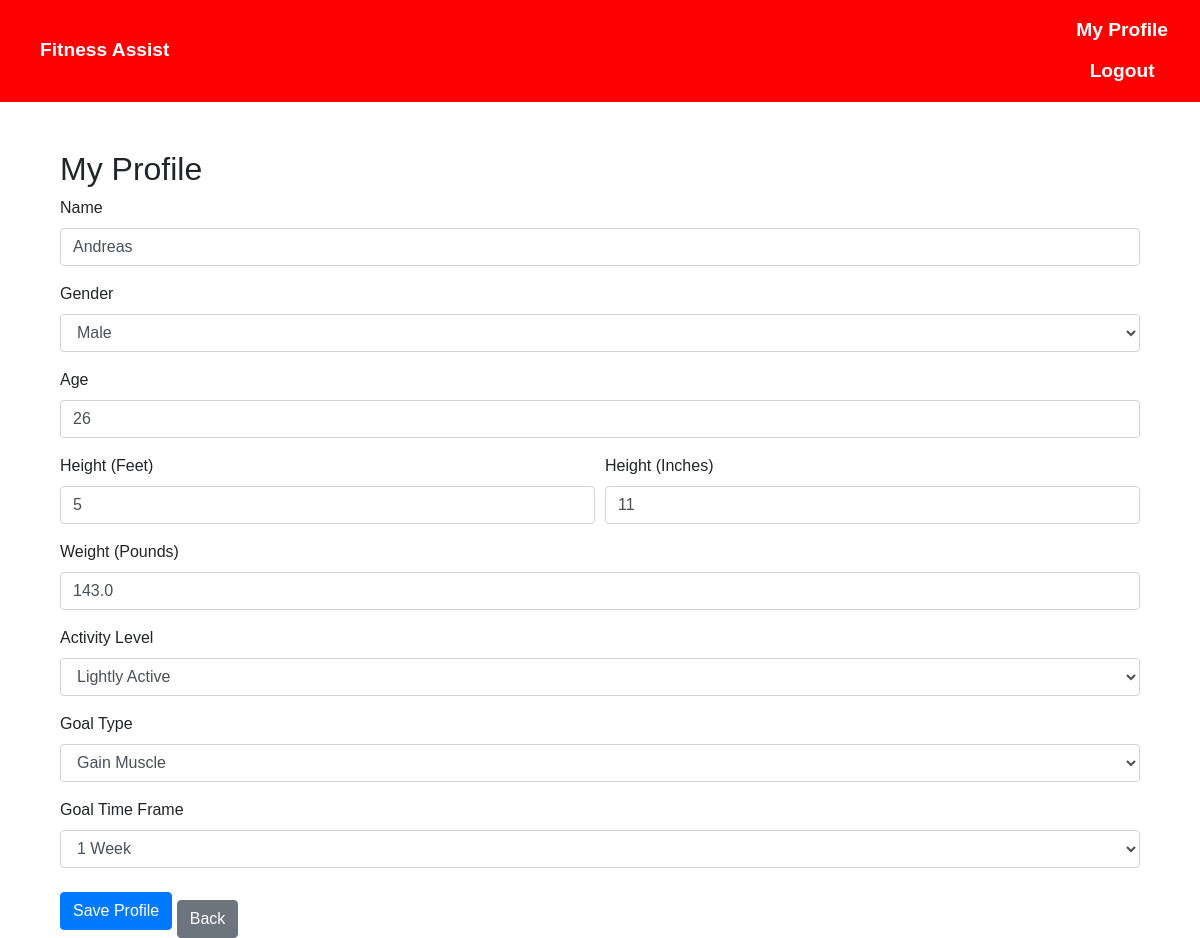
The app's page /profile (signed in) with its own data.
### app/models.py (models this page shows)
class Profile(db.Model):
    id = db.Column(db.Integer, primary_key=True)
    user_id = db.Column(db.Integer, db.ForeignKey('user.id'), nullable=False)
    name = db.Column(db.String(100))
    gender = db.Column(db.String(10))
    age = db.Column(db.Integer)
    height_feet = db.Column(db.Integer)
    height_inches = db.Column(db.Integer)
    weight_pounds = db.Column(db.Float)
    activity_level = db.Column(db.String(20))
    goal_type = db.Column(db.String(20))
    goal_time_frame = db.Column(db.String(50))
    user = db.relationship('User', backref=db.backref('profile', uselist=False))

### app/routes.py (the view)
@main.route('/profile', methods=['GET', 'POST'])
@login_required
def profile():
    user_profile = Profile.query.filter_by(user_id=current_user.id).first() or Profile(user_id=current_user.id)
    form = ProfileForm(obj=user_profile)  # Populate form with user_profile data
    if form.validate_on_submit():
        form.populate_obj(user_profile)  # Populate user_profile with form data
        db.session.add(user_profile)  # Add new or update existing profile
        db.session.commit()
        flash('Profile updated successfully!', 'success')
        return redirect(url_for('main.profile'))
    return render_template('profile.html', form=form)

### app/__init__.py (called while the page is built)
def create_app():
    app = Flask(__name__, template_folder='../templates')
    app.config['SECRET_KEY'] = 'your_secret_key'
    app.config['SQLALCHEMY_DATABASE_URI'] = 'sqlite:///fitnessassist.db'
    db.init_app(app)
    migrate.init_app(app, db)
    login_manager.init_app(app)
    login_manager.login_view = 'auth.login'
    from .auth import auth as auth_blueprint
    app.register_blueprint(auth_blueprint, url_prefix='/auth')
    from .routes import main as main_blueprint
    app.register_blueprint(main_blueprint)
    from .models import User
    with app.app_context():
        from . import routes
    @login_manager.user_loader
    def load_user(user_id):
        return User.query.get(int(user_id))
    return app

### templates/profile.html (shortened to what this page needs)
{% extends "base.html" %}
{% block content %}
<div class="container mt-5">
    <h2>My Profile</h2>
    <form method="POST" action="{{ url_for('main.profile') }}">
        <div class="form-group">
            {{ form.name.label(class="form-control-label") }}
            {{ form.name(class="form-control") }}
        </div>
        <div class="form-group">
            {{ form.gender.label(class="form-control-label") }}
            {{ form.gender(class="form-control") }}
        </div>
        <div class="form-group">
            {{ form.age.label(class="form-control-label") }}
            {{ form.age(class="form-control") }}
        </div>
        <div class="form-row">
            <div class="form-group col-md-6">
                {{ form.height_feet.label(class="form-control-label") }}
                {{ form.height_feet(class="form-control") }}
            </div>
            <div class="form-group col-md-6">
                {{ form.height_inches.label(class="form-control-label") }}
                {{ form.height_inches(class="form-control") }}
            </div>
        </div>
        <div class="form-group">
            {{ form.weight_pounds.label(class="form-control-label") }}
            {{ form.weight_pounds(class="form-control") }}
        </div>
        <div class="form-group">
            {{ form.activity_level.label(class="form-control-label") }}
            {{ form.activity_level(class="form-control") }}
        </div>
        <div class="form-group">
            {{ form.goal_type.label(class="form-control-label") }}
            {{ form.goal_type(class="form-control") }}
        </div>
        <div class="form-group">
            {{ form.goal_time_frame.label(class="form-control-label") }}
            {{ form.goal_time_frame(class="form-control") }}
        </div>
        <button type="submit" class="btn btn-primary">Save Profile</button>
        <a href="{{ url_for('main.home') }}" class="btn btn-secondary mt-3">Back</a>
    </div>
</body>
</html>
{% endblock %}

### templates/base.html (style rules this page uses)
body { margin: 0; font-family: Arial, sans-serif; }

### records on screen
Profile: name "Andreas", gender "Male", age "26", height_feet "5", height_inches "11", weight_pounds "143.0", activity_level "Lightly Active", goal_type "Gain Muscle", goal_time_frame "1 Week"
